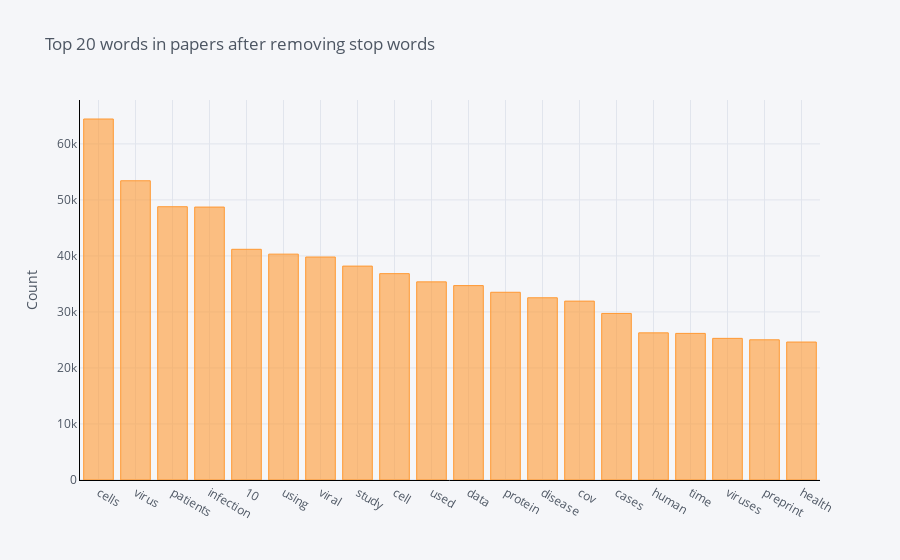

Source (notebook cell):
### Markdown cell above
### Visualization

### Code cell
import cufflinks as cf
import plotly.offline as pyo
import plotly.graph_objs as go
cf.go_offline()
cf.set_config_file(offline=False, world_readable=True)
from sklearn.feature_extraction.text import CountVectorizer
data = pd.read_csv(PATH_CSV)

def get_top_n_words(corpus, n=None):
    vec = CountVectorizer(stop_words = 'english').fit(corpus)
    bag_of_words = vec.transform(corpus)
    sum_words = bag_of_words.sum(axis=0) 
    words_freq = [(word, sum_words[0, idx]) for word, idx in vec.vocabulary_.items()]
    words_freq =sorted(words_freq, key = lambda x: x[1], reverse=True)
    return words_freq[:n]
common_words = get_top_n_words(data['text'], 20)
for word, freq in common_words:
    print(word, freq)
df2 = pd.DataFrame(common_words, columns = ['text' , 'count'])
df2.groupby('text').sum()['count'].sort_values(ascending=False).iplot(
    kind='bar', yTitle='Count', linecolor='black', title='Top 20 words in papers after removing stop words')

### Figure 1 — Plotly figure (JSON) as saved in the notebook; plotly's stock layout.template omitted (floating-point values rounded to 4 significant figures)
{"data": [{"marker": {"color": "rgba(255, 153, 51, 0.6)", "line": {"color": "rgba(255, 153, 51, 1.0)", "width": 1}}, "name": "count", "orientation": "v", "text": "", "type": "bar", "x": ["cells", "virus", "patients", "infection", "10", "using", "viral", "study", "cell", "used", "data", "protein", "disease", "cov", "cases", "human", "time", "viruses", "preprint", "health"], "y": [64446, 53421, 48785, 48723, 41185, 40321, 39805, 38185, 36838, 35370, 34705, 33512, 32532, 31935, 29732, 26269, 26171, 25284, 25027, 24628]}], "layout": {"legend": {"bgcolor": "#F5F6F9", "font": {"color": "#4D5663"}}, "paper_bgcolor": "#F5F6F9", "plot_bgcolor": "#F5F6F9", "title": {"font": {"color": "#4D5663"}, "text": "Top 20 words in papers after removing stop words"}, "xaxis": {"gridcolor": "#E1E5ED", "linecolor": "black", "showgrid": true, "tickfont": {"color": "#4D5663"}, "title": {"font": {"color": "#4D5663"}, "text": ""}, "zerolinecolor": "#E1E5ED"}, "yaxis": {"gridcolor": "#E1E5ED", "linecolor": "black", "showgrid": true, "tickfont": {"color": "#4D5663"}, "title": {"font": {"color": "#4D5663"}, "text": "Count"}, "zerolinecolor": "#E1E5ED"}}}
